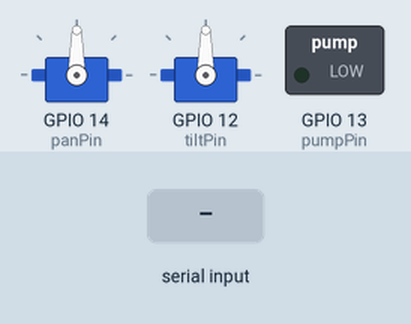
Simulated run of this sketch. Board: ESP32. Shown: 2 × servo, switched loads named in the sketch (green lamp = pin HIGH). The test bench sets the inputs (shaded band).

Above: at 1.2 s.
1.3 s: "pan:\n" received over Serial
At 2.5 s:
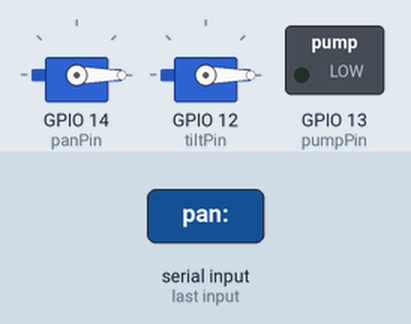
2.8 s: "pan:90\n" received over Serial
At 3.6 s:
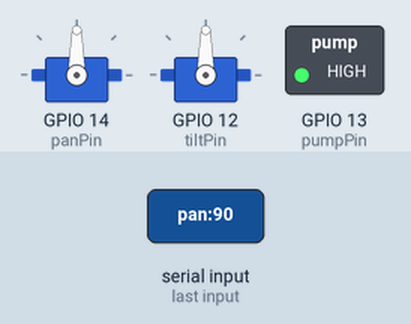
4.3 s: "pan:,45\n" received over Serial
At 4.8 s:
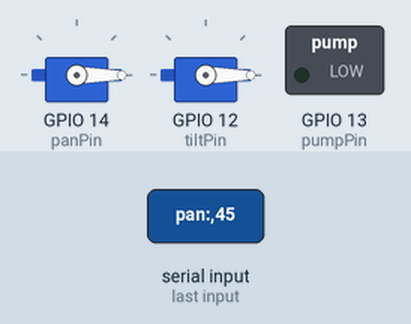
Timing chart, 0 to 7.3 s (numbered marks = the images above; inputs shaded):
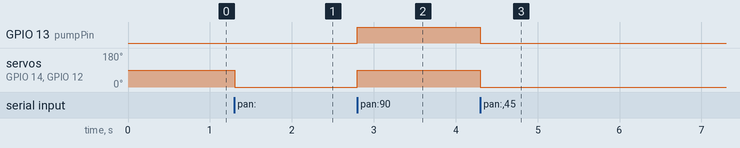

Measured:
- after the input at 1.3 s, servo on GPIO 14 (panPin), servo on GPIO 12 (tiltPin): 90° → 0° at once
- after the input at 2.8 s, GPIO 13 (pumpPin): LOW → HIGH at once; servo on GPIO 14 (panPin), servo on GPIO 12 (tiltPin): 0° → 90° at once
- after the input at 4.3 s, GPIO 13 (pumpPin): HIGH → LOW at once; servo on GPIO 14 (panPin), servo on GPIO 12 (tiltPin): 90° → 0° at once

The sketch:

ServoTurretESP32.ino
```cpp
#include <ESP32Servo.h>

Servo panServo;
Servo tiltServo;

const int panPin = 14;      // Adjust based on wiring
const int tiltPin = 12;     // Adjust based on wiring
const int pumpPin = 13;     // Relay or MOSFET control pin

int panAngle = 90;
int tiltAngle = 90;
bool pumpOn = false;

void setup() {
  Serial.begin(115200);

  panServo.attach(panPin);
  tiltServo.attach(tiltPin);

  pinMode(pumpPin, OUTPUT);
  digitalWrite(pumpPin, LOW); // Pump off initially

  panServo.write(panAngle);
  tiltServo.write(tiltAngle);
}

void loop() {
  if (Serial.available()) {
    String cmd = Serial.readStringUntil('\n');

    if (cmd.startsWith("pan:")) {
      int p = cmd.indexOf("pan:");
      int t = cmd.indexOf("tilt:");
      int f = cmd.indexOf("fire:");

      panAngle = cmd.substring(p + 4, t).toInt();
      tiltAngle = cmd.substring(t + 5, f).toInt();
      pumpOn = cmd.substring(f + 5).toInt();

      panAngle = constrain(panAngle, 0, 180);
      tiltAngle = constrain(tiltAngle, 0, 180);

      panServo.write(panAngle);
      tiltServo.write(tiltAngle);
      digitalWrite(pumpPin, pumpOn ? HIGH : LOW);
    }
  }
}
```
